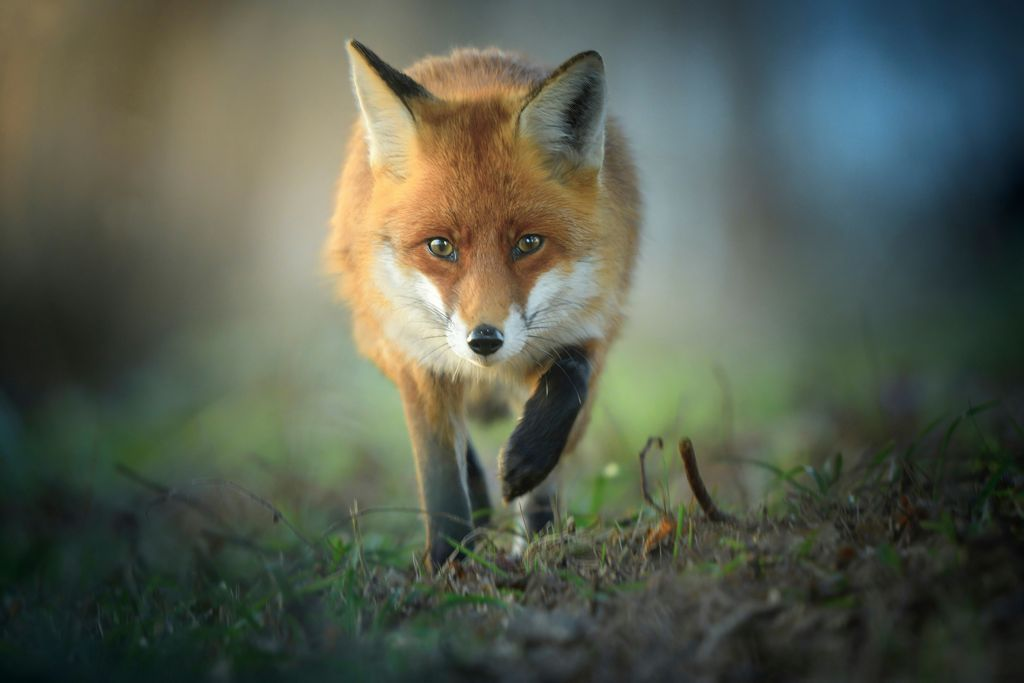
#> input picture data/prepared_images/fox_06.jpg, 1024 x 683 px, found by its file name
$ python create_ambiguous_fixture.py
#> lines starting #> are read from the running program, lines starting #| are printed output that depends on the picture
from pathlib import Path

from PIL import (
    Image,
    ImageEnhance,
    ImageFilter,
)


SOURCE_PATH = Path(
    "data/images/fox_06.jpg"
)

OUTPUT_PATH = Path(
    "data/prepared_images/ambiguous_02.jpg"
)


def main() -> None:
    if not SOURCE_PATH.exists():
        raise FileNotFoundError(
            f"Source image not found: {SOURCE_PATH}"
        )

    OUTPUT_PATH.parent.mkdir(
        parents=True,
        exist_ok=True,
    )

    with Image.open(SOURCE_PATH) as image:
#> image is the input picture: PIL image 1024x683 RGB; mean R, G, B 86.6, 93.2, 79.5
        image = image.convert("RGB")

        width, height = image.size
#> width = 1024; height = 683

        image = image.crop(
            (
                width // 3,
                height // 3,
                (width * 2) // 3,
                (height * 2) // 3,
            )
        )
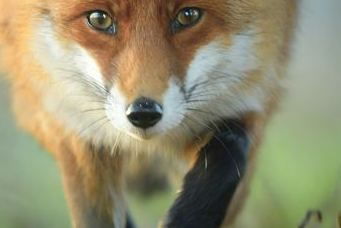
#> image: PIL image 341x228 RGB; mean R, G, B 147.4, 142.8, 112.6

        image = image.resize(
            (20, 20)
        )
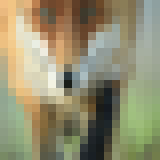
#> image: PIL image 20x20 RGB (shown 8 times larger); mean R, G, B 147.4, 142.9, 112.6

        image = image.resize(
            (512, 512)
        )
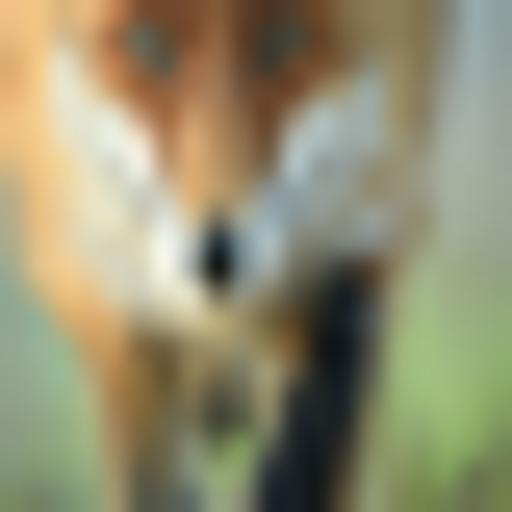
#> image: PIL image 512x512 RGB; mean R, G, B 147.4, 142.8, 112.6

        image = image.filter(
            ImageFilter.GaussianBlur(
                radius=20
            )
        )
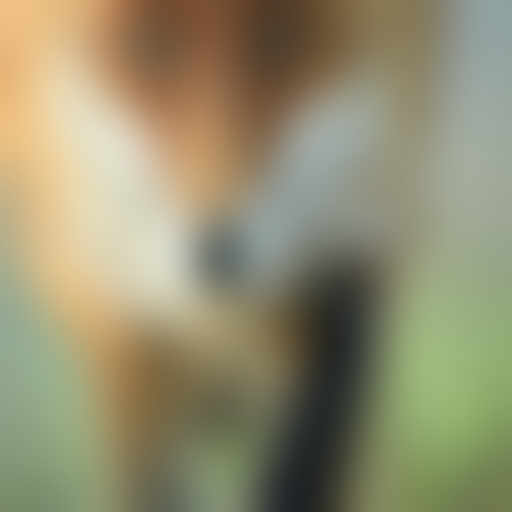
#> image: PIL image 512x512 RGB; mean R, G, B 147.4, 142.8, 112.5

        image = ImageEnhance.Contrast(
            image
        ).enhance(0.25)
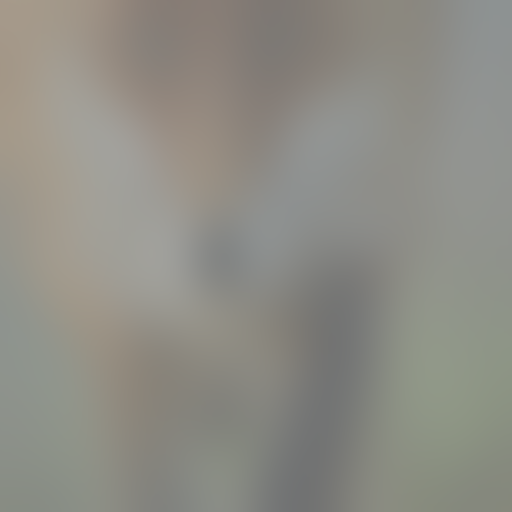
#> image: PIL image 512x512 RGB; mean R, G, B 142.2, 141.1, 133.5

        image = ImageEnhance.Brightness(
            image
        ).enhance(0.30)
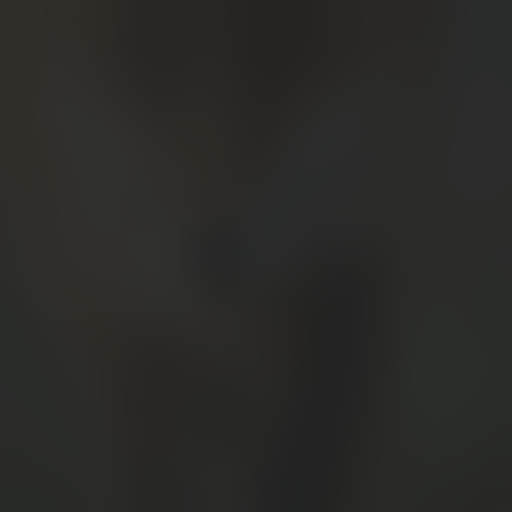
#> image: PIL image 512x512 RGB; mean R, G, B 42.2, 41.9, 39.6

        image.save(
            OUTPUT_PATH,
            format="JPEG",
            quality=80,
        )

    print(
        "Created ambiguous fixture:",
        OUTPUT_PATH,
    )


if __name__ == "__main__":
    main()

$ run again, with data/prepared_images/fox_01.jpg copied over data/prepared_images/fox_06.jpg
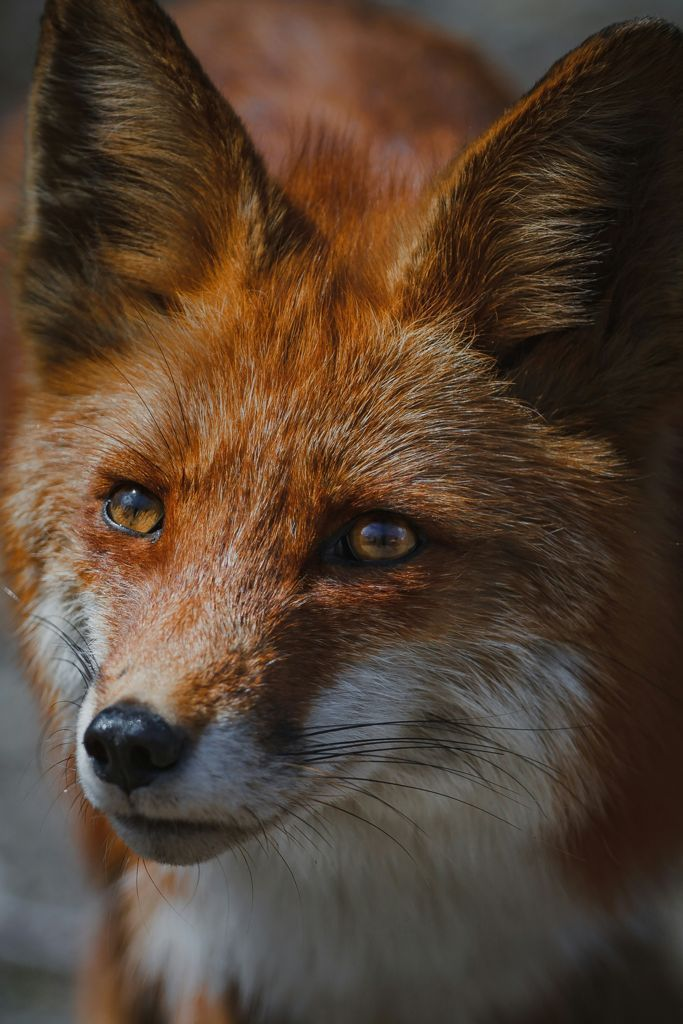
#> input picture data/prepared_images/fox_01.jpg, 683 x 1024 px, found by its file name
#> in main, image is the input picture: PIL image 683x1024 RGB; mean R, G, B 84.1, 65, 50
#> in main, `image = ImageEnhance.Contrast( image ).enhance(0.25)`:
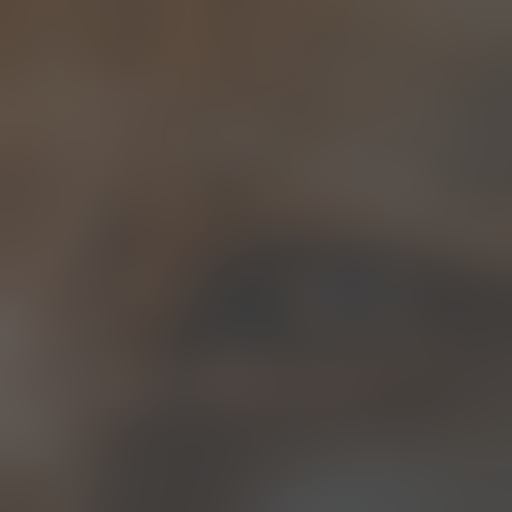
#> image: PIL image 512x512 RGB; mean R, G, B 80.1, 71.9, 65.9
#> in main, `image = ImageEnhance.Brightness( image ).enhance(0.30)`:
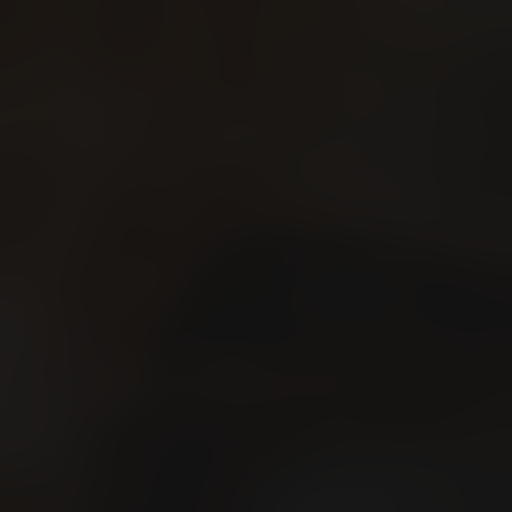
#> image: PIL image 512x512 RGB; mean R, G, B 23.6, 21.1, 19.3

$ run again, with data/prepared_images/fox_02.jpg copied over data/prepared_images/fox_06.jpg
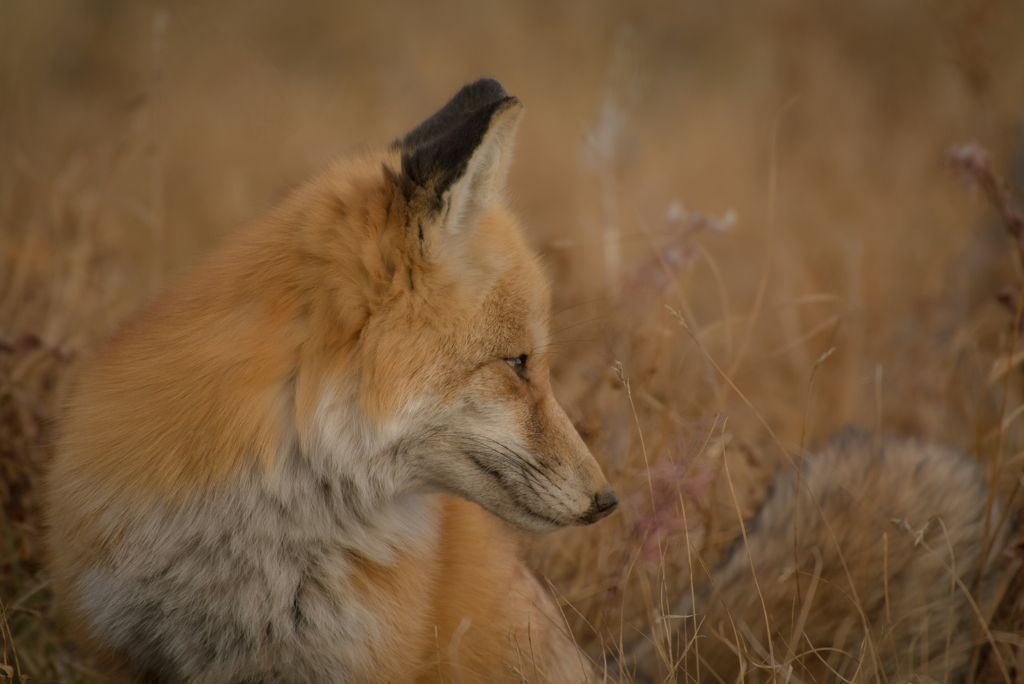
#> input picture data/prepared_images/fox_02.jpg, 1024 x 684 px, found by its file name
#> in main, image is the input picture: PIL image 1024x684 RGB; mean R, G, B 117.5, 88.2, 57.9
#> in main, `image = image.crop( ( width // 3, height // 3, (width * 2) // 3, (heig..`:
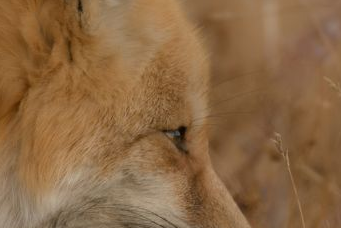
#> image: PIL image 341x228 RGB; mean R, G, B 139.2, 103.9, 68
#> in main, `image = ImageEnhance.Contrast( image ).enhance(0.25)`:
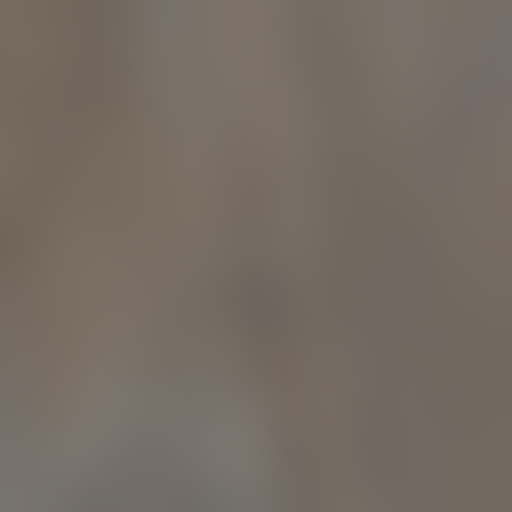
#> image: PIL image 512x512 RGB; mean R, G, B 116.9, 108.1, 99.1

$ run again, with data/prepared_images/fox_03.jpg copied over data/prepared_images/fox_06.jpg
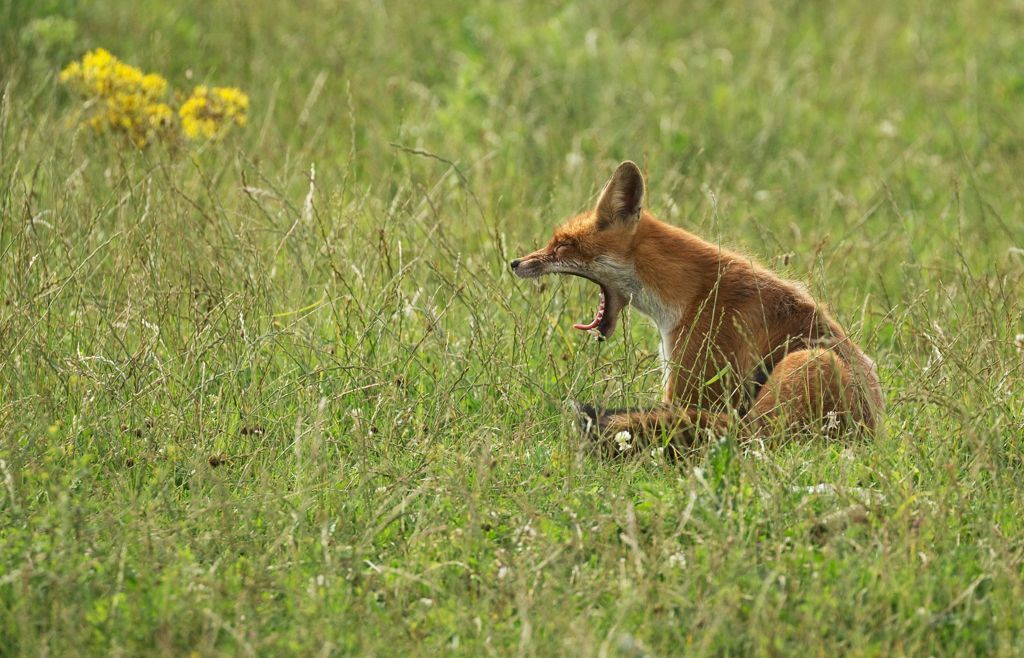
#> input picture data/prepared_images/fox_03.jpg, 1024 x 658 px, found by its file name
#> in main, image is the input picture: PIL image 1024x658 RGB; mean R, G, B 139.9, 145.1, 75.4
#> in main, `image = image.filter( ImageFilter.GaussianBlur( radius=20 ) )`:
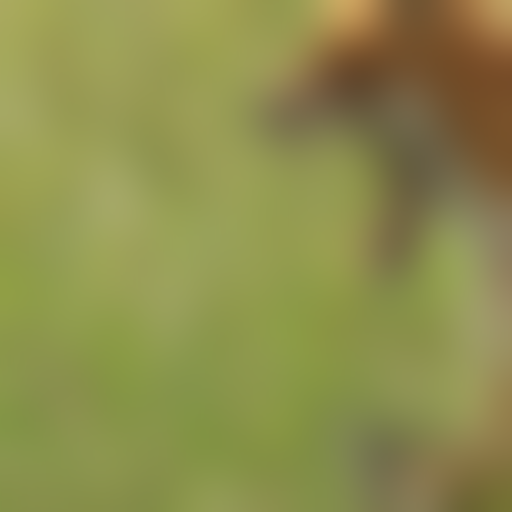
#> image: PIL image 512x512 RGB; mean R, G, B 141, 141.5, 76.7
#> in main, `image = ImageEnhance.Contrast( image ).enhance(0.25)`:
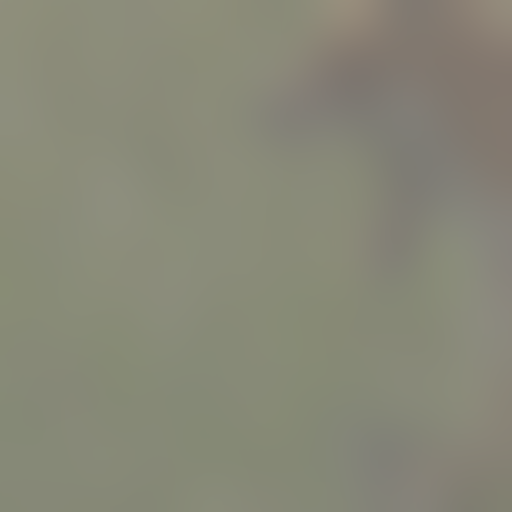
#> image: PIL image 512x512 RGB; mean R, G, B 135.4, 135.5, 119.3
